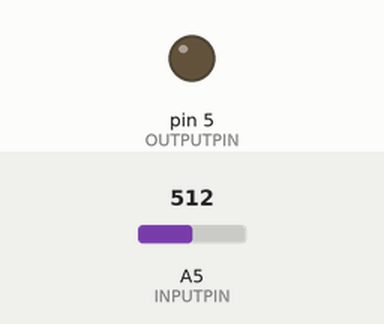
The sketch below on a simulated Arduino Uno, built with avr-gcc and run on an emulated ATmega328P. On the bench: output pins drawn as LEDs (lit = HIGH). The test bench sets the inputs (shaded band); at power-on: A5 (INPUTPIN) = 512.

Above: at 1.2 s.
1.3 s: A5 (INPUTPIN) set to 716
At 2.5 s:
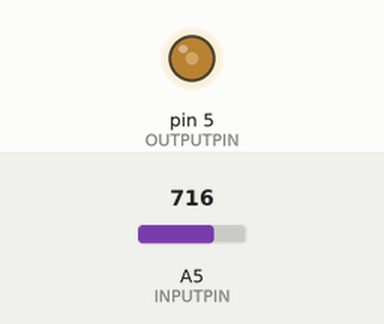
2.8 s: A5 (INPUTPIN) set to 900
At 3.7 s:
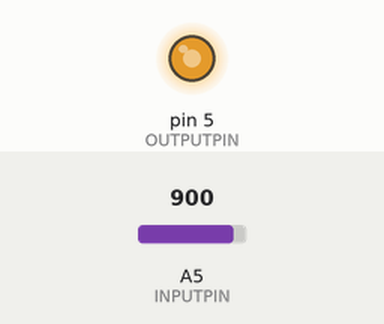
4.3 s: A5 (INPUTPIN) set to 306
At 4.9 s:
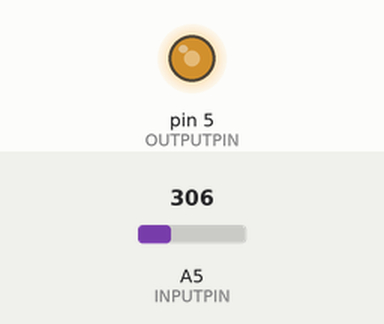
5.8 s: A5 (INPUTPIN) set to 122
At 7.2 s:
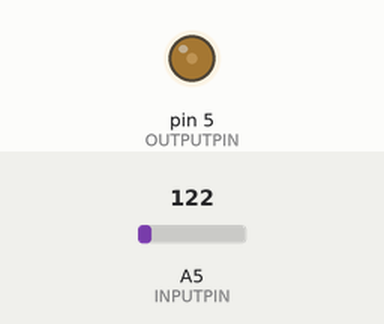
Timing chart, 0 to 8.3 s (numbered marks = the images above; inputs shaded):
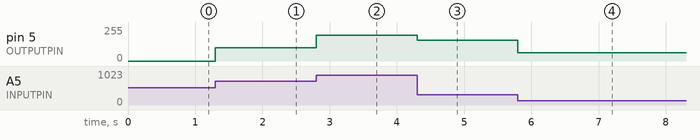

The sketch:

Oct18_DistanceSensor.ino
```cpp
#define INPUTPIN 19
#define OUTPUTPIN 5
long zero;

void setup() {
  // put your setup code here, to run once:

  //To read the input pin A5
  pinMode(INPUTPIN, INPUT);
  zero = 0;
  for (int i = 0; i < 100; i++){
    zero += analogRead(INPUTPIN);
  }
  zero /= 100;

  Serial.begin(9600);
}

void loop() {
  // put your main code here, to run repeatedly:
  int val = analogRead(INPUTPIN);
  int val2 = 0;

  val = map(val, zero, 1023, 0, 255);
  val2 = constrain(val, 0, 255);
  analogWrite(OUTPUTPIN, val);


}
```

Measured:
- after the input at 1.3 s, pin 5 (OUTPUTPIN): 0/255 → 101/255 at once
- after the input at 2.8 s, pin 5 (OUTPUTPIN): 101/255 → 193/255 at once
- after the input at 4.3 s, pin 5 (OUTPUTPIN): 193/255 → 154/255 at once
- after the input at 5.8 s, pin 5 (OUTPUTPIN): 154/255 → 62/255 at once
